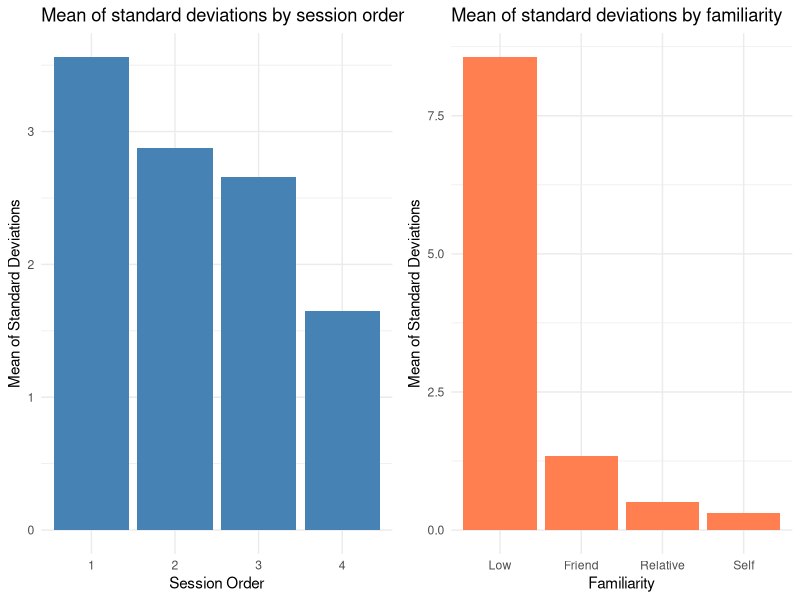
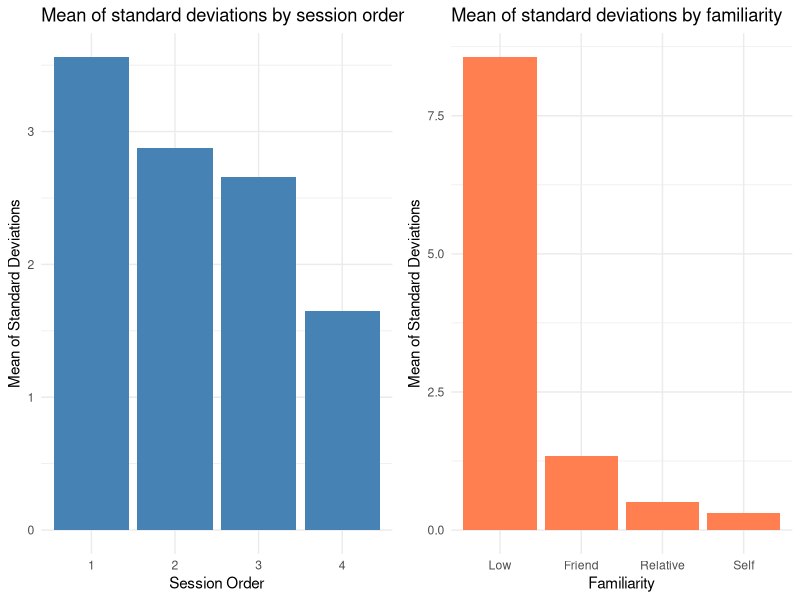

R code for these plots, in order:
#install.packages("gridExtra")

# Charger les bibliothèques nécessaires
library(ggplot2)
library(gridExtra)

# Données pour le premier histogramme
session_order <- data.frame(
  Session = factor(1:4),
  Mean_Std_Dev = c(3.562123, 2.874289, 2.656499, 1.645414)
)

# Créer le premier histogramme
plot1 <- ggplot(session_order, aes(x = Session, y = Mean_Std_Dev)) +
  geom_bar(stat = "identity", fill = "steelblue") +
  ggtitle("Mean of standard deviations by session order") +
  xlab("Session Order") +
  ylab("Mean of Standard Deviations") +
  theme_minimal()

# Données pour le deuxième histogramme
familiarity <- data.frame(
  Familiarity = factor(c("Low", "Friend", "Relative", "Self"), 
                       levels = c("Low", "Friend", "Relative", "Self")),
  Mean_Std_Dev = c(8.565768, 1.349328, 0.5117608, 0.3114678)
)

# Créer le deuxième histogramme en spécifiant l'ordre des niveaux
plot2 <- ggplot(familiarity, aes(x = Familiarity, y = Mean_Std_Dev)) +
  geom_bar(stat = "identity", fill = "coral") +
  ggtitle("Mean of standard deviations by familiarity") +
  xlab("Familiarity") +
  ylab("Mean of Standard Deviations") +
  theme_minimal()

# Afficher les deux histogrammes côte à côte
grid.arrange(plot1, plot2, ncol = 2)

ggsave("D:/MIT project/2024_06 E4 Data/histograms.png", grid.arrange(plot1, plot2, ncol = 2), width = 12, height = 6)
